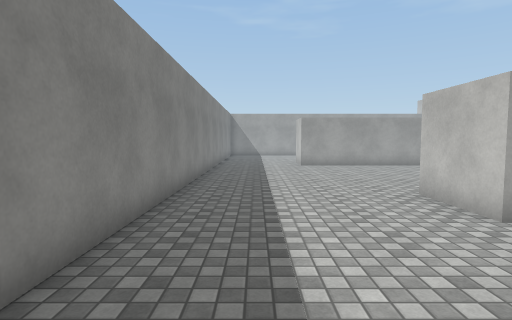
View 1 (above)

24 first-person views from a walk through a Unity game level. The camera is 1.5 m above the floor, tilts 4° down and sees 80° across. The floor is counted in squares, 1 m on a side. Each view is taken from the middle of a square. On the plan, view 1 faces up. The plan holds only what a view shows up to about 15 squares ahead; the rest is blank. The place goes on beyond the plan. The player character is not drawn. Surface patterns are stand-ins for the level's own textures.

View 2
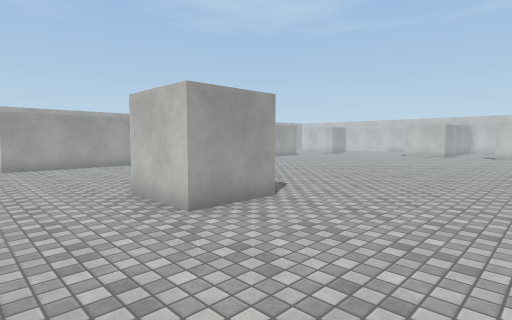

View 3
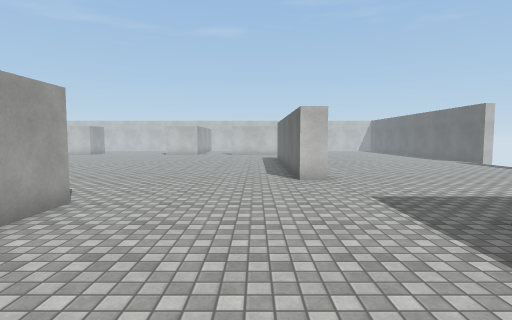

View 4
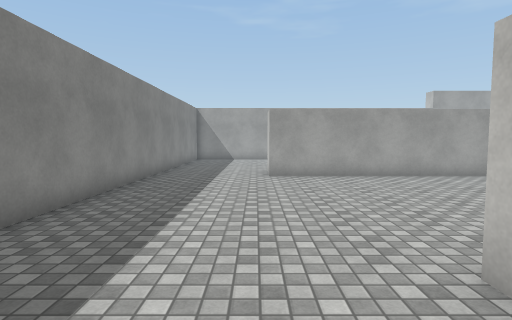

View 5
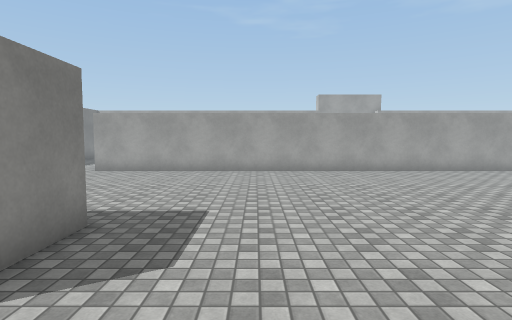

View 6
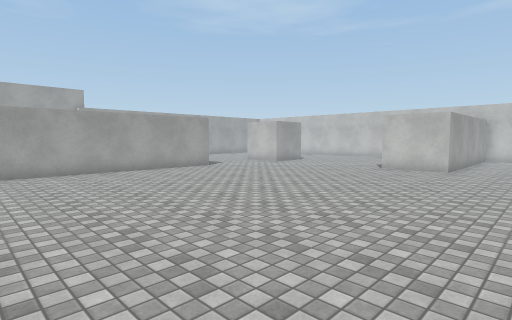

View 7
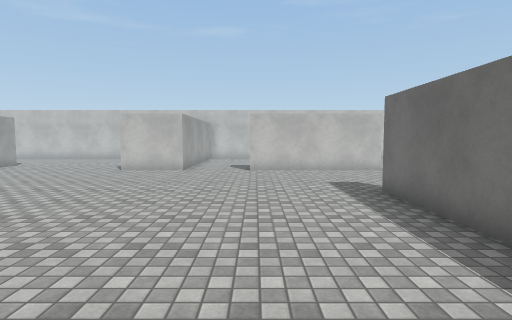

View 8
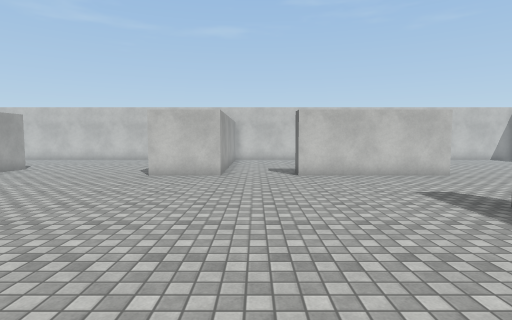

View 9
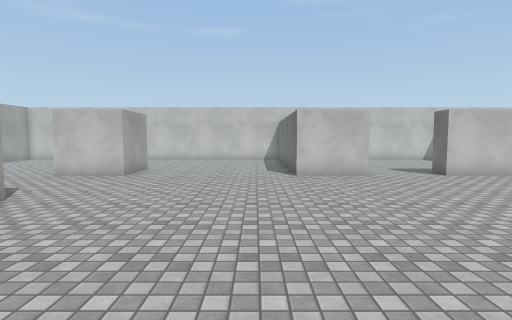

View 10
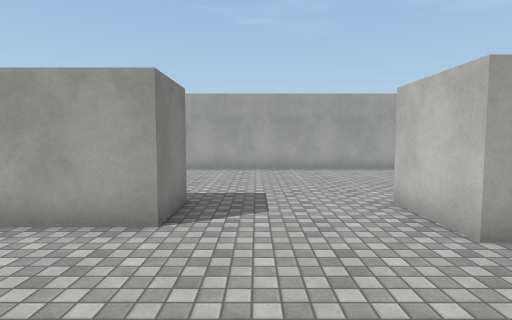

View 11
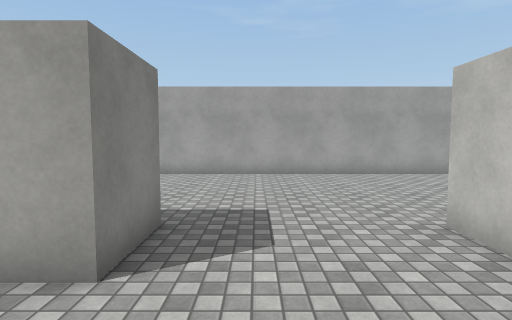

View 12
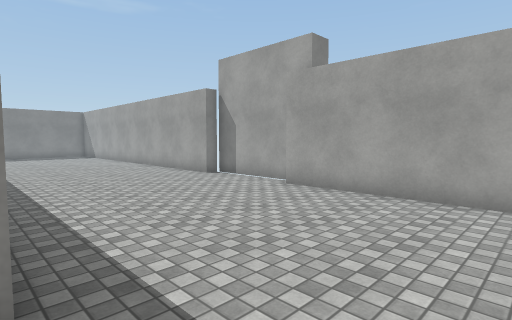

View 13
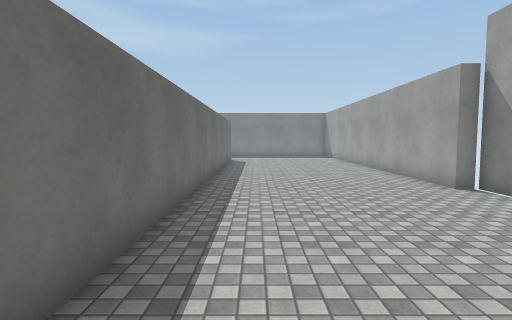

View 14
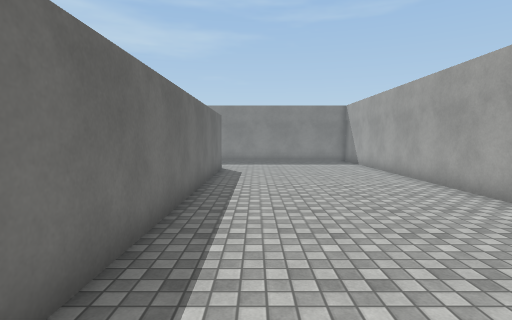

View 15
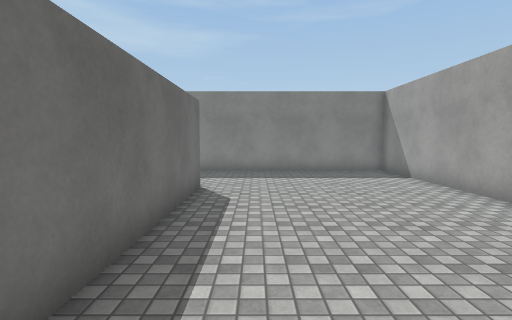

View 16
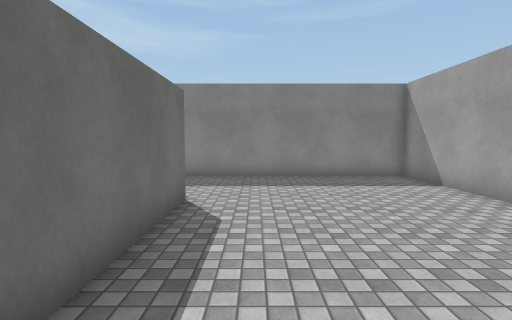

View 17
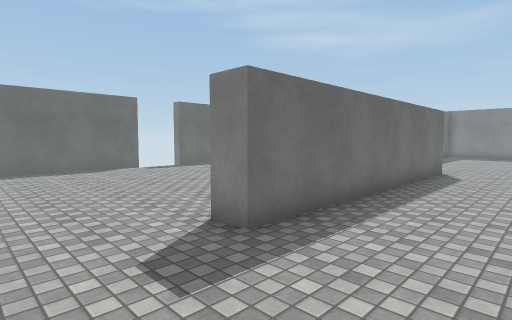

View 18
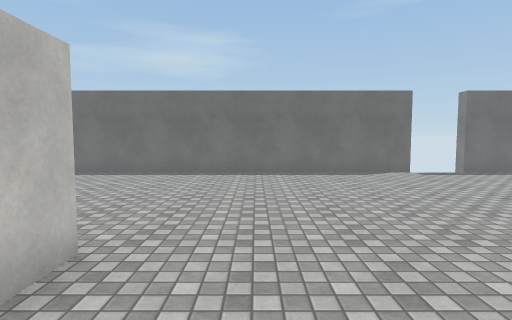

View 19
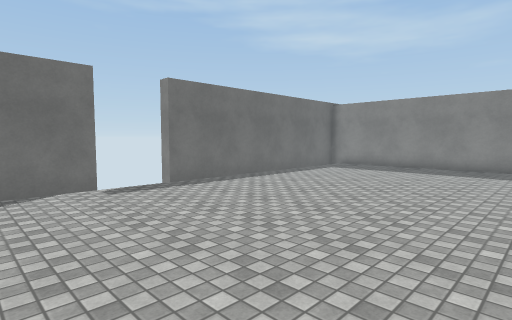

View 20
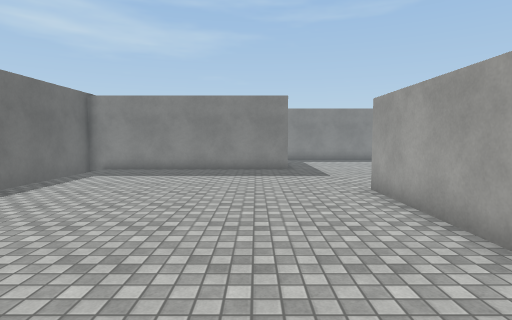

View 21
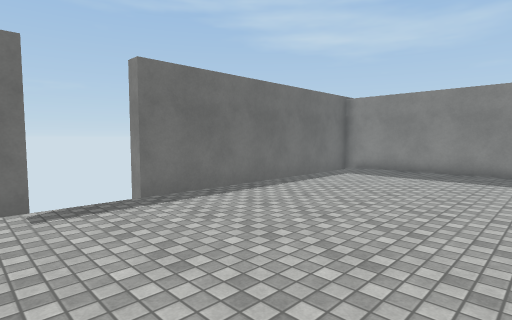

View 22
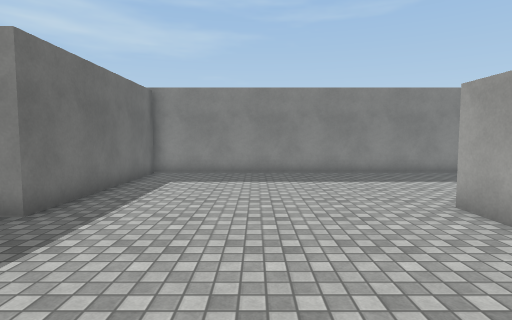

View 23
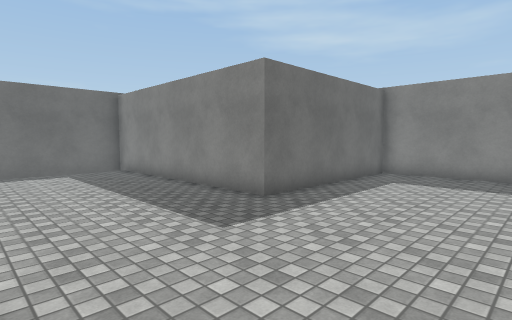

View 24
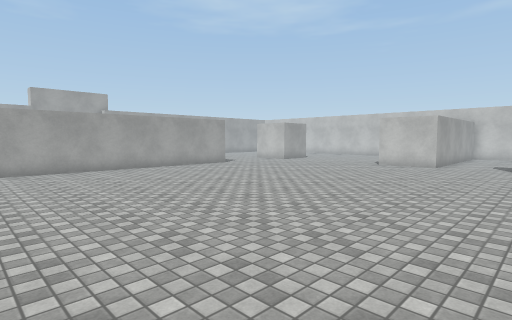

### Floor plan
Points are (right, up) in squares from view 1. A wall is a line through its corners. A room is listed if a view was taken in it or the views show most of it. See-through windows are left out.
Room 1 (views 1, 2, 3, 4, 5, 6, 7, 8, 9, 10, 11, 12, 13, 14, 15, 16, 17, 18, 19, 20, 21, 22, 23, 24)
walls: (16, -1.6) (11, -1.6) (11, -0.6) (22.6, -0.6) (22.6, -1.6); (23.3, 19.4) (23.3, 17.1) (2.5, 17.1) (2.5, 18.2); (30.9, 6.4) (28.3, 6.4) (28.3, 9.3) (30.8, 9.3); (28.3, -3) (28.3, 3.3) (29.4, 3.3); (2.5, 19.3) (22.1, 19.3); (18.8, -13.1) (31.5, -13.1); (19, 27.6) (15, 27.6) (15, 26.9) (-2.2, 26.9) (-2.2, -3.5) (5.2, -3.5) (5.2, -13.1) (16.4, -13.1); (31.5, 26.9) (19.4, 26.9)
objects: box (5, 6) to (7, 8)

Positions as (right, up) in squares from view 1, and headings:
1: (0, 0), facing up
2: (1, 0), facing up-right
3: (0, 1), facing right
4: (2, 5), facing up
5: (10, 3), facing up
6: (13, 3), facing up-right
7: (14, 3), facing right
8: (16, 5), facing right
9: (16, 11), facing right
10: (25, 12), facing up
11: (25, 14), facing up
12: (26, 19), facing up-left
13: (24, 21), facing left
14: (18, 21), facing left
15: (12, 21), facing left
16: (10, 21), facing left
17: (26, 3), facing down-left
18: (26, 1), facing down
19: (22, -3), facing down-left
20: (20, -5), facing left
21: (20, -5), facing down-left
22: (11, 1), facing left
23: (11, 2), facing down-left
24: (11, 2), facing up-right
